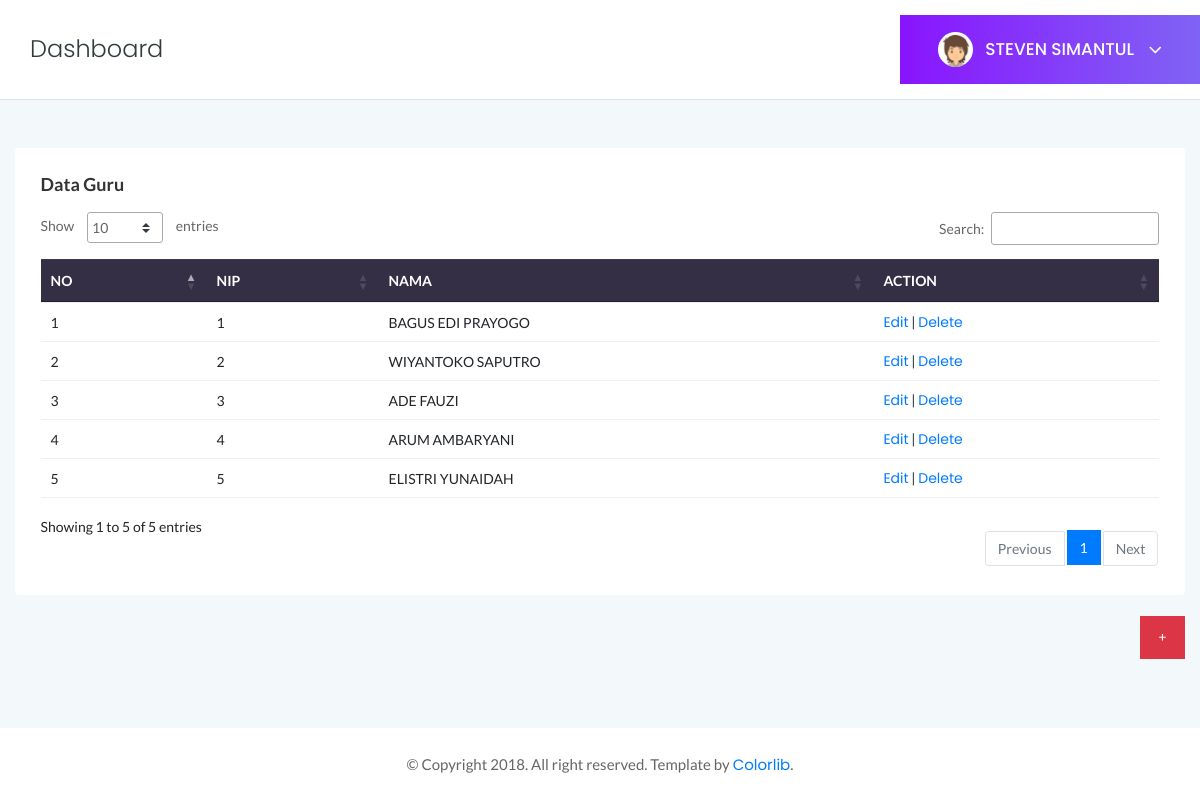
The page /admin/dashmin.guru.php (signed in) on the database its author committed.
### tables this page shows
CREATE TABLE `guru` (
  `id_guru` int(10) NOT NULL,
  `nama_guru` varchar(50) NOT NULL,
  `status_guru` varchar(10) NOT NULL,
  `password` varchar(50) NOT NULL
);

### admin/dashmin.guru.php (the view, shortened to what this page needs)
<?php include "../koneksi.php";
$newkbm = new kbm; ?>
<!doctype html>
<html class="no-js" lang="en">
<head>
    <link rel="stylesheet" href="../assets/css/bootstrap.min.css">
    <link rel="stylesheet" href="../assets/css/font-awesome.min.css">
    <link rel="stylesheet" href="../assets/css/themify-icons.css">
    <link rel="stylesheet" href="../assets/css/metisMenu.css">
    <link rel="stylesheet" href="../assets/css/owl.carousel.min.css">
    <link rel="stylesheet" href="../assets/css/slicknav.min.css">
    <link rel="stylesheet" href="https://www.amcharts.com/lib/3/plugins/export/export.css" type="text/css" media="all" />
    <link rel="stylesheet" type="text/css" href="https://cdn.datatables.net/1.10.19/css/jquery.dataTables.css">
    <link rel="stylesheet" type="text/css" href="https://cdn.datatables.net/1.10.18/css/dataTables.bootstrap4.min.css">
    <link rel="stylesheet" type="text/css" href="https://cdn.datatables.net/responsive/2.2.3/css/responsive.bootstrap.min.css">
    <link rel="stylesheet" type="text/css" href="https://cdn.datatables.net/responsive/2.2.3/css/responsive.jqueryui.min.css">
    <link rel="stylesheet" href="../assets/css/typography.css">
    <link rel="stylesheet" href="../assets/css/default-css.css">
    <link rel="stylesheet" href="../assets/css/styles.css">
    <link rel="stylesheet" href="../assets/css/responsive.css">
</head>
<body>
<body>
    <div class="page-container">
        <div class="main-content">
            <div class="header-area">
                <div class="row align-items-center">
                         <div class="col-sm-4">
                            <div class="breadcrumbs-area clearfix">
                                <h4 class="page-title pull-left">Dashboard</h4>
                            </div>
                        </div>
                    <div class="col-sm-8 clearfix">
                        <div class="user-profile pull-right">
                            <img class="avatar user-thumb" src="../assets/images/author/avatar.png" alt="avatar">
                            <h4 class="user-name dropdown-toggle" data-toggle="dropdown"><?php $sql = mysqli_query($koneksi,"select admin.nama_admin from admin
                         where admin.id_admin=" .$_SESSION['id_admin']);
        while($data = mysqli_fetch_array($sql)){?>
        <td><?php echo $data['nama_admin']; } ?>
                                <i class="fa fa-angle-down"></i></h4>
                        </div>
                    </div>
                </div>
            </div>
            <div class="main-content-inner">
                <div class="row">
                    <div class="col-12 mt-5">
                        <div class="card">
                            <div class="card-body">
                                <h4 class="header-title">Data Guru</h4>
                                 <div class="justify-content-between">
                                <div class="data-tables">
                                    <table id="dataTable">
                                        <thead class="bg-light text-capitalize">
                                            <tr>
                                                <th>NO</th>
                                                <th>NIP</th>
                                                <th>NAMA</th>
                                                <th>ACTION</th>
                                            </tr>
                                        </thead>
                                        <tbody>
  <?php
    $nomor = 1;
        $sql = mysqli_query($koneksi,"select * from guru");
        while($data = mysqli_fetch_array($sql)){
        ?>
                     <tr>
                                                <td><?php echo $nomor++; ?></td>
                                                <td><?php echo $data['id_guru'];  ?></td>
                                                <td><?php echo $data['nama_guru'];  ?></td>
                                                <td>
													<a class="edit" href="dashmin.eguru.php?id_guru=<?php echo $data['id_guru']; ?>">Edit</a> |
													<a class="edit" href="dashmin.dguru.php?id_guru=<?php echo $data['id_guru']; ?>">Delete</a>
												</td>
                                            </tr>
       <?php
}
                    ?>
                                        </tbody>
                                    </table>
                                </div>
                </div> </div></div>
                <div class=" pull-right"><br>
                    <a href="dashmin.tguru"><input class="btn btn-flat btn-danger mb-3" type="reset" value="+"></a>
                </div></div></div>
            </div>
        </div>
        <footer>
            <div class="footer-area">
                <p>© Copyright 2018. All right reserved. Template by <a href="https://colorlib.com/wp/">Colorlib</a>.</p>
            </div>
        </footer>
    </div>
</body>
</html>

### assets/css/styles.css (style rules this page uses)
.page-container { width: 100%; height: 100%; min-height: 100vh; padding-left: 240px; -webkit-transition: padding-left 0.3s ease 0s; transition: padding-left 0.3s ease 0s; }
.card { border: none; border-radius: 4px; background-color: #fff; -webkit-transition: all 0.3s ease 0s; transition: all 0.3s ease 0s; }
.card-body { padding: 25.6px; padding: 1.6rem; }
.main-content { width: 100%; background: #F3F8FB; }
.main-content-inner { padding: 0 30px 50px; }
.header-area { padding: 15px 30px; background: #fff; border-bottom: 1px solid #d8e3e7; }
.page-title { font-size: 24px; font-weight: 300; color: #313b3d; letter-spacing: 0; margin-right: 30px; }
.user-profile { margin-right: -30px; display: -webkit-box; display: -ms-flexbox; display: flex; -webkit-box-align: center; -ms-flex-align: center; align-items: center; -ms-flex-wrap: wrap; flex-wrap: wrap; background: -webkit-linear-gradient(left, #8914fe 0%, #8063f5 100%); background: linear-gradient(to right, #8914fe 0%, #8063f5 100%); padding: 17px 38px; position: relative; }
.user-profile img.avatar { height: 35px; width: 35px; border-radius: 50%; margin-right: 12px; }
.user-name { font-size: 17px; font-weight: 500; color: #fff; letter-spacing: 0; cursor: pointer; -webkit-user-select: none; -moz-user-select: none; -ms-user-select: none; user-select: none; }
.user-name i { margin-left: 10px; font-size: 21px; vertical-align: middle; position: relative; }
.notification-area .dropdown-toggle, .user-name.dropdown-toggle { position: relative; }
.notification-area .dropdown-toggle:after, .user-name.dropdown-toggle:after { display: none; }
.header-title { font-family: 'Lato', sans-serif; font-size: 18px; font-weight: 600; letter-spacing: 0; color: #333; text-transform: capitalize; margin-bottom: 17px; }
tr:nth-child(even) { background-color: #eaeaea; }
tr:nth-child(odd) { background-color: #ffffff; }
th { background-color: #342F44; color: white; }
.footer-area { text-align: center; padding: 23px 0 19px; background: #fff; }
.footer-area p { color: #676666; margin-bottom: 0; }
.btn { padding: 11px 17px; font-size: 13px; letter-spacing: 0; }
.btn-flat { border-radius: 0; }
table tr th { border-bottom: none; }
table tr th, table tr td { border-top: 1px solid rgba(120, 130, 140, 0.13) !important; }
table.dataTable.no-footer { border-bottom: 1px solid rgba(120, 130, 140, 0.13) !important; }
table.dataTable thead th, table.dataTable thead td { border-bottom-color: transparent; }

### assets/css/responsive.css (style rules this page uses)
@media (min-width: 1200px) and (max-width: 1364px) { .main-content-inner { padding: 0 15px 50px; } }
@media (min-width: 1200px) and (max-width: 1364px) { .page-container, .sbar_collapsed.page-container { padding-left: 0; } }

### rows shown on the page
guru: id_guru "1", nama_guru "BAGUS EDI PRAYOGO"
guru: id_guru "2", nama_guru "WIYANTOKO SAPUTRO"
guru: id_guru "3", nama_guru "ADE FAUZI"
guru: id_guru "4", nama_guru "ARUM AMBARYANI"
guru: id_guru "5", nama_guru "ELISTRI YUNAIDAH"

### other values the page prints
$data['nama_admin'] "STEVEN SIMANTUL"
